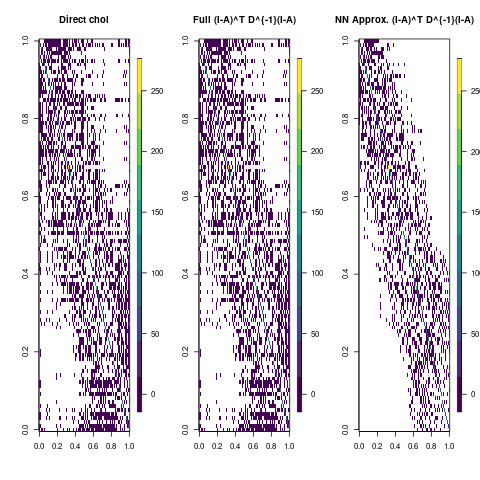

This chart was generated by the following R code:
rm(list=ls())
dyn.load("nn.so")
source("nn.R")
source("util.R")
library(fields)
library(viridis)
set.seed(1)

n <- 100
coords <- cbind(runif(n,0,1), runif(n,0,1))
m <- 15

coords <- coords[order(coords[,1]),]

##assume and exp with params
phi <- 3/10
sigma.sq <- 1

##C and C inv
C <- sigma.sq*exp(-phi*rdist(coords))
C.inv.1 <- chol2inv(chol(C))

##C inv from (I-A)^T D^{-1}(I-A)
A <- matrix(0, n, n)
D <- rep(0,n)

for(i in 1:(n-1)){
    A[i+1,1:i] <- solve(sigma.sq*exp(-phi*rdist(coords[1:i,,drop=FALSE])), sigma.sq*exp(-phi*rdist(coords[1:i,,drop=FALSE], coords[i+1,,drop=FALSE])))
    D[i+1] <- sigma.sq - sigma.sq*exp(-phi*rdist(coords[i+1,,drop=FALSE], coords[1:i,,drop=FALSE])) %*% A[i+1,1:i]
}

D[1] <- sigma.sq

C.inv.2 <- t(diag(1,n) - A)%*%diag(1/D)%*%(diag(1,n) - A)

##C inv NN approx using (I-A)^T D^{-1}(I-A)
A <- matrix(0, n, n)
D <- rep(0,n)
nn <- mkNNIndx(coords, m)
nn.indx <- mk.n.indx.list(nn$nnIndx, n, m)

for(i in 1:(n-1)){
    A[i+1,nn.indx[[i+1]]] <- solve(sigma.sq*exp(-phi*rdist(coords[nn.indx[[i+1]],,drop=FALSE])), sigma.sq*exp(-phi*rdist(coords[nn.indx[[i+1]],,drop=FALSE], coords[i+1,,drop=FALSE])))
    D[i+1] <- sigma.sq - sigma.sq*exp(-phi*rdist(coords[i+1,,drop=FALSE], coords[nn.indx[[i+1]],,drop=FALSE])) %*% A[i+1,nn.indx[[i+1]]]
}

D[1] <- sigma.sq

C.inv.3 <- t(diag(1,n) - A)%*%diag(1/D)%*%(diag(1,n) - A)


plot.matrix <- function(m, tol=0.01, main=""){
    m[m <= tol] <- NA ##only for visualization
    image.plot(m[,nrow(m):1], col=viridis(10), main=main)
}

png(file="nn-test.png")
par(mfrow=c(1,3))
plot.matrix(C.inv.1, main="Direct chol")
plot.matrix(C.inv.2, main="Full (I-A)^T D^{-1}(I-A)")
plot.matrix(C.inv.3, main="NN Approx. (I-A)^T D^{-1}(I-A)")
dev.off()
